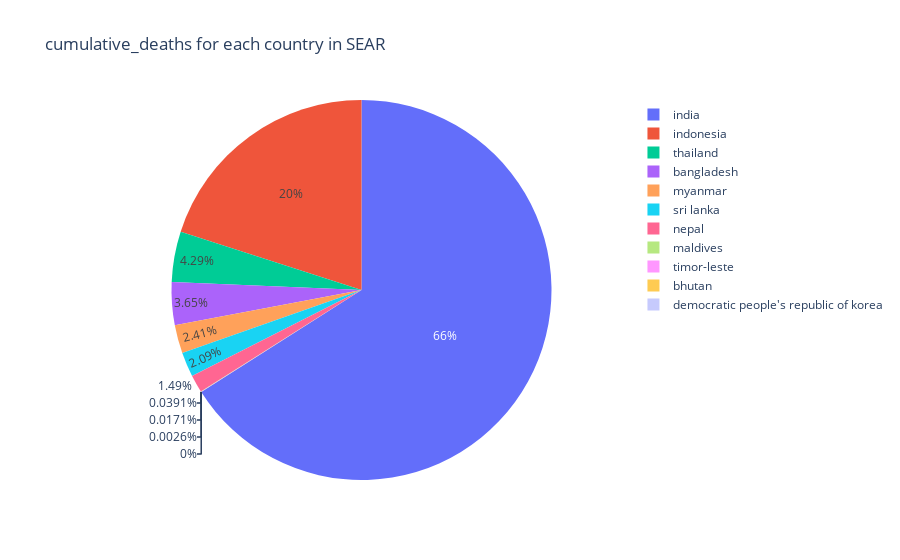

Notebook code cell kept with this figure:
### Code cell
fig = px.pie(max_deaths_SEAR_df, values='cumulative_deaths', names='country', title="cumulative_deaths for each country in SEAR")
fig.show()

### Figure 1 — Plotly figure (JSON) as saved in the notebook; plotly's stock layout.template omitted (floating-point values rounded to 4 significant figures)
{"data": [{"domain": {"x": [0, 1], "y": [0, 1]}, "hovertemplate": "country=%{label}<br>cumulative_deaths=%{value}<extra></extra>", "labels": ["bangladesh", "bhutan", "democratic people's republic of korea", "india", "indonesia", "maldives", "myanmar", "nepal", "sri lanka", "thailand", "timor-leste"], "legendgroup": "", "name": "", "showlegend": true, "type": "pie", "values": [29499, 21, 0, 533655, 162059, 316, 19494, 12031, 16907, 34735, 138]}], "layout": {"legend": {"tracegroupgap": 0}, "title": {"text": "cumulative_deaths for each country in SEAR"}}}
